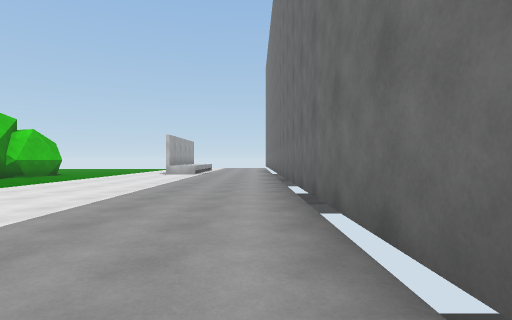
[1] (above)

17 first-person views from a walk through a scene from a Unity 3-D project. The camera is 1.2 m above the floor, looks level and sees 80° across. The floor is counted in squares, 2 m on a side. Each view is taken from the middle of a square. On the plan, view 1 faces up. The plan holds only what a view shows up to about 9 squares ahead; the rest is blank. The place goes on beyond the plan. The player is left out. Some animated figures are not drawn.

[2]
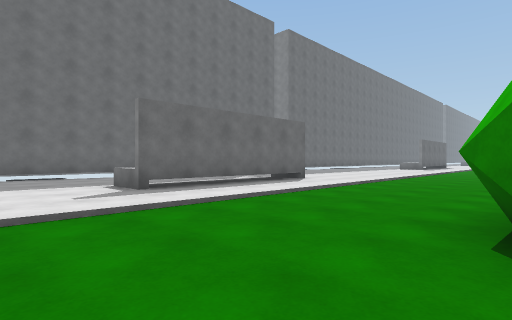

[3]
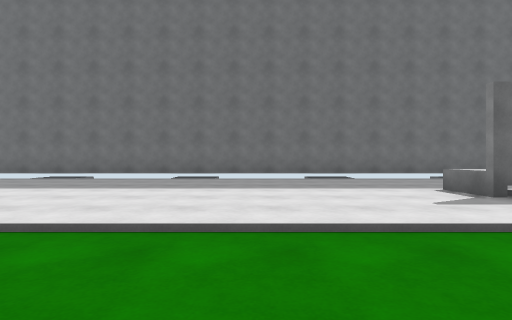

[4]
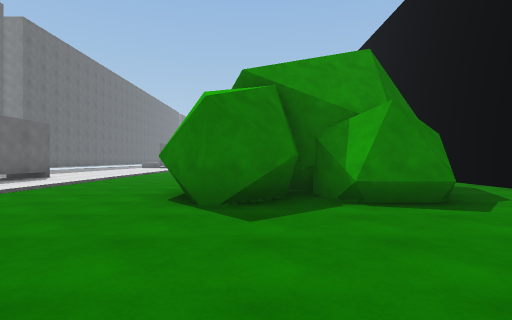

[5]
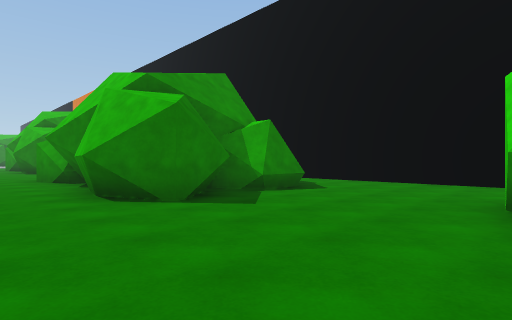

[6]
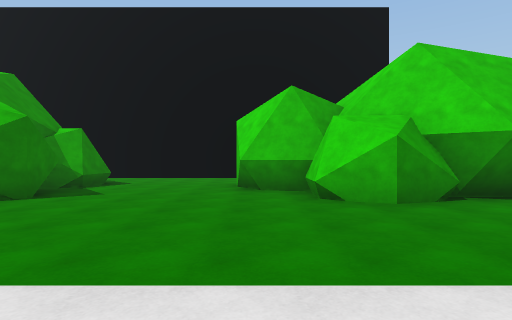

[7]
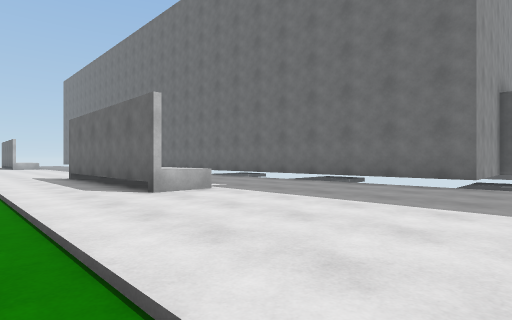

[8]
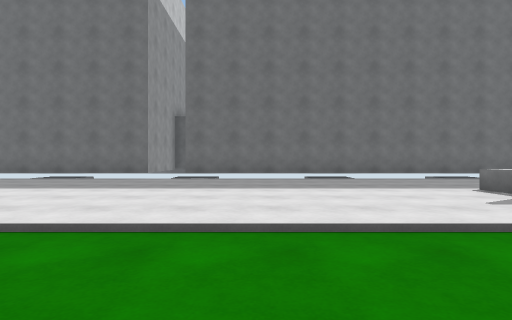

[9]
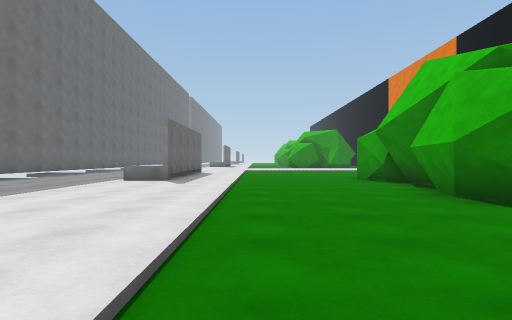

[10]
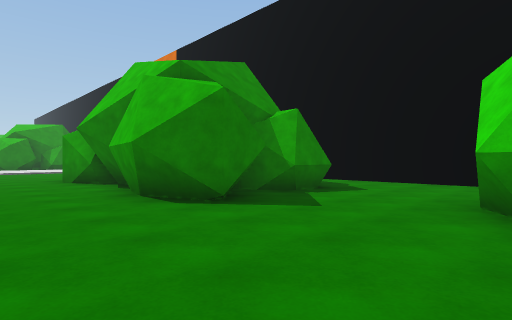

[11]
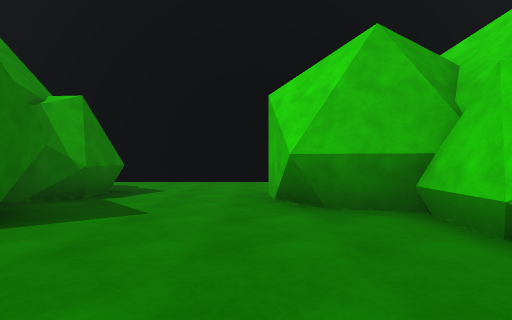

[12]
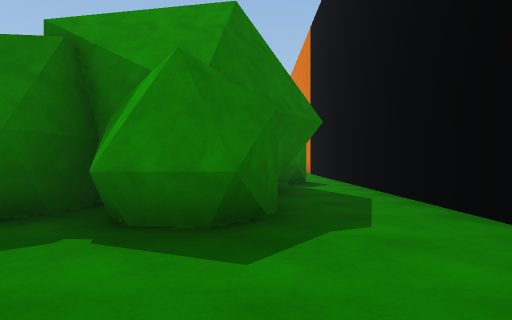

[13]
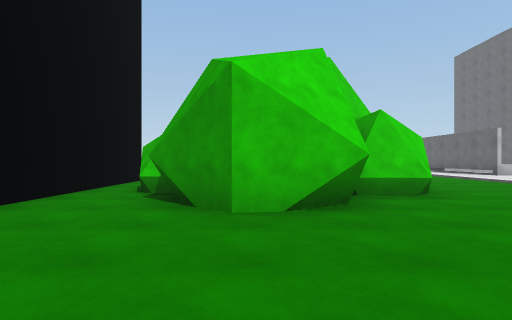

[14]
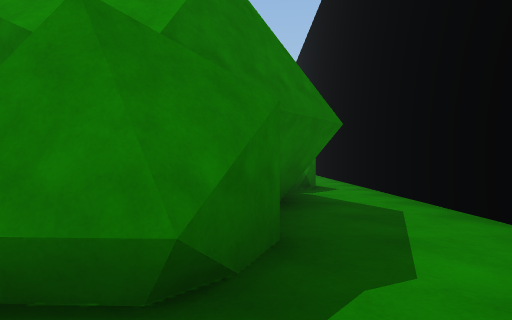

[15]
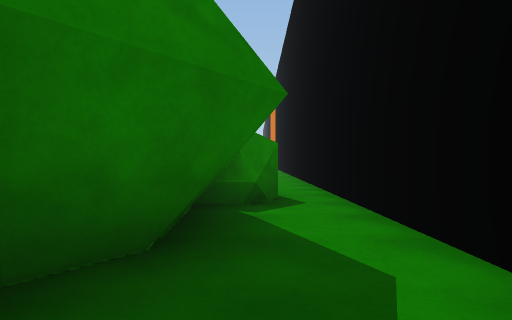

[16]
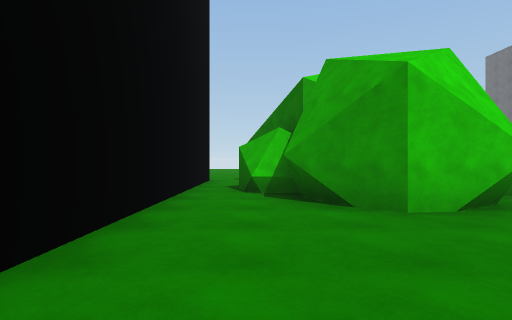

[17]
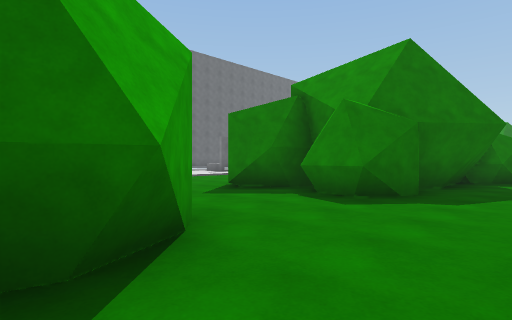

### Floor plan
Key: @ floor where view 1 was taken; # wall or solid block; . main floor; : floor 0.25 m higher than the main floor; ^ raised ledge.
Columns run from 16 left of view 1 to 3 right of it. Each row starts with its distance up from view 1.
 10 #.     #...:  :::#
  9 #.     #...::::::#
  8 #.##   #...::::::#
  7 #..#####...::::::#
  6 #..###.....::::::#
  5 #..........::::::#
  4 #..........::::::#
  3 #..........::::::#
  2 #..........::::::#
  1  ..#####...::^:::#
  0  ..#####...::^::@#
 -1 #..#   #...::^:::#
 -2 #.##   #...::^:::#
 -3 #.##   #...::^:::#
 -4 #.##   #...::::::#
 -5 #..#####...::::::#
 -6 #..###.....::::::#
 -7 #..........::::::###
 -8 #..........::::::#
 -9 #..........::::::#
-10 #..####....::::::#
-11 #..#####...::::::#
-12 #..#  #....::::::#
-13 #..#  #....::::::#
-14 #..#  #....::^:::#
-15 #.##  ##...::^:::#

Positions as (right, up) in squares from view 1, and headings:
1: (0, 0), facing up
2: (-9, 4), facing down-right
3: (-8, 5), facing right
4: (-10, 6), facing down
5: (-7, 6), facing down-left
6: (-4, 6), facing left
7: (-6, -8), facing up-right
8: (-8, -10), facing right
9: (-6, -6), facing down
10: (-7, -6), facing down-left
11: (-7, -7), facing left
12: (-13, -7), facing down
13: (-12, 2), facing up
14: (-13, 3), facing down
15: (-14, 1), facing down
16: (-14, 2), facing up
17: (-15, -5), facing down-right
